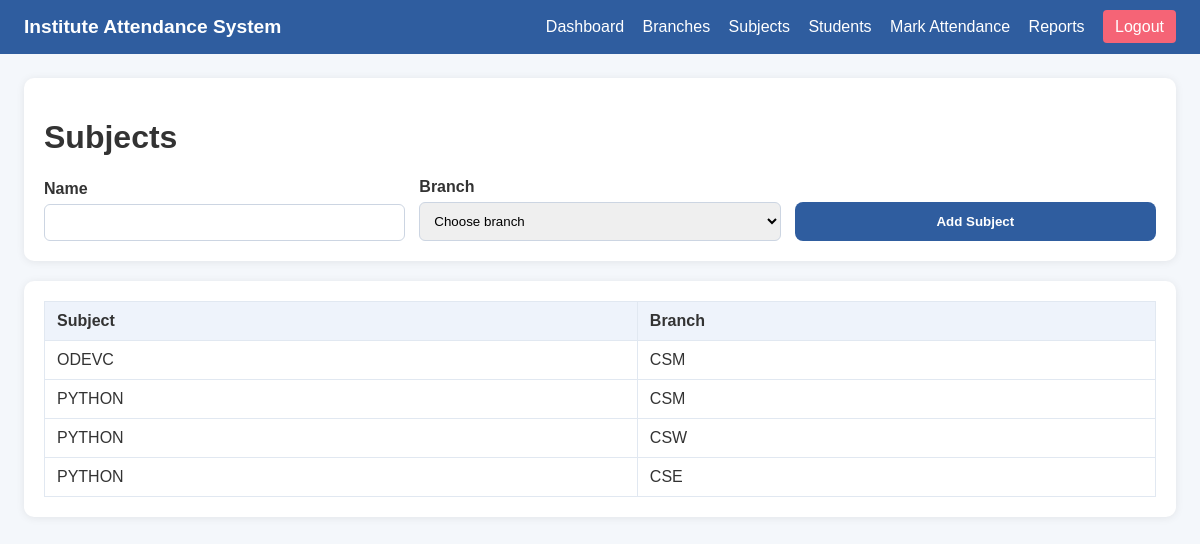
/subjects (signed in), run on the app's committed database.
### tables this page shows
CREATE TABLE subjects (
        id INTEGER PRIMARY KEY,
        name TEXT NOT NULL,
        branch_id INTEGER NOT NULL,
        FOREIGN KEY(branch_id) REFERENCES branches(id)
    );

CREATE TABLE branches (
        id INTEGER PRIMARY KEY,
        name TEXT UNIQUE NOT NULL,
        location TEXT
    );

### app.py (the view, shortened to what this page needs)
@app.route("/subjects", methods=["GET", "POST"])
@login_required
def subjects():
    db = get_db()
    placeholder = get_placeholder()
    branches = db.execute(f"SELECT * FROM branches ORDER BY name").fetchall()
    subjects = db.execute(
        f"SELECT subjects.*, branches.name AS branch_name FROM subjects JOIN branches ON subjects.branch_id = branches.id ORDER BY subjects.name"
    ).fetchall()
    db.close()
    return render_template("subjects.html", subjects=subjects, branches=branches)

### app.py (called while the page is built)
def get_db():
    if app.config["DATABASE"].startswith("postgresql"):
        import psycopg2
        from psycopg2.extras import RealDictCursor
        conn = psycopg2.connect(app.config["DATABASE"])
        conn.cursor_factory = RealDictCursor
        return conn
    else:
        conn = sqlite3.connect(app.config["DATABASE"])
        conn.row_factory = sqlite3.Row
        return conn

def get_placeholder():
    return "%s" if app.config["DATABASE"].startswith("postgresql") else "?"

def login_required(view):
    @wraps(view)
    def wrapped_view(**kwargs):
        if not session.get("user_id"):
            return redirect(url_for("login"))
        return view(**kwargs)
    return wrapped_view

### templates/subjects.html (shortened to what this page needs)
{% extends "layout.html" %}
{% block content %}
<div class="card">
    <h1>Subjects</h1>
    <form method="post" class="form-row">
        <div>
            <label>Name</label>
            <input type="text" name="name" required />
        </div>
        <div>
            <label>Branch</label>
            <select name="branch_id" required>
                <option value="">Choose branch</option>
            </select>
        </div>
        <button type="submit">Add Subject</button>
    </form>
</div>
<div class="card">
    <table>
        <thead>
            <tr>
                <th>Subject</th>
                <th>Branch</th>
            </tr>
        </thead>
        <tbody>
            {% for subject in subjects %}
            <tr>
                <td>{{ subject.name }}</td>
                <td>{{ subject.branch_name }}</td>
            </tr>
            {% endfor %}
        </tbody>
    </table>
</div>
{% endblock %}

### static/style.css (style rules this page uses)
body { margin: 0; font-family: Arial, sans-serif; background: #f4f7fb; color: #333; }
.card { background: white; border-radius: 10px; box-shadow: 0 1px 8px rgba(0, 0, 0, 0.08); padding: 20px; margin-bottom: 20px; }
form { display: grid; gap: 14px; }
.form-row { display: grid; grid-template-columns: repeat(auto-fit, minmax(220px, 1fr)); gap: 14px; align-items: end; }
label { display: block; font-weight: 600; margin-bottom: 6px; }
input[type="text"], input[type="password"], input[type="email"], input[type="date"], select { width: 100%; padding: 10px; border: 1px solid #ccd5e2; border-radius: 6px; box-sizing: border-box; }
button { border: none; background: #2f5d9f; color: white; padding: 12px 18px; border-radius: 8px; cursor: pointer; font-weight: 700; }
table { width: 100%; border-collapse: collapse; }
thead { background: #eef3fb; }
th, td { padding: 10px 12px; border: 1px solid #e1e8f1; text-align: left; }

### data on the page
subjects: name "ODEVC", branch_name "CSM"
subjects: name "PYTHON", branch_name "CSM"
subjects: name "PYTHON", branch_name "CSW"
subjects: name "PYTHON", branch_name "CSE"
